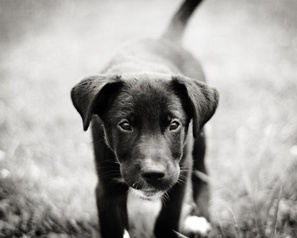
#> input picture b_w_dog.jpeg, 297 x 238 px, shrunk from 570 x 456 before the run
$ jupyter execute hist_tests.ipynb   (shell and % lines are left out)
#> lines starting #> are read from the running program, lines starting #| are printed output that depends on the picture
[cell 1]
import matplotlib.pyplot as plt
from skimage import io

[cell 2]
image = io.imread('b_w_dog.jpeg')
#> image is the input picture: shape (238, 297, 3); mean R, G, B 166.7, 165.5, 162.6

[cell 3]
hist = plt.hist(image.ravel(), bins = 256)
plt.show()
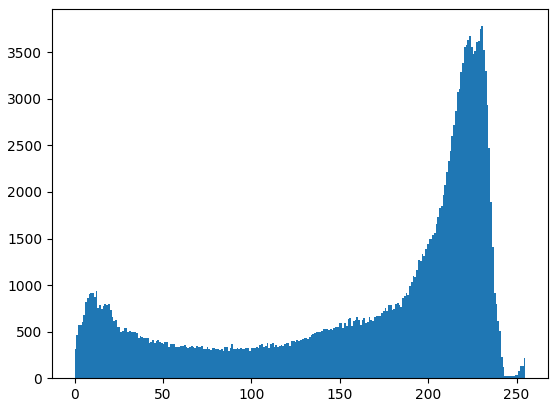
#> figure drawn by matplotlib, 1 panel; tallest bar 3780 high, from x = 230.1 to 231.1

[cell 4]
image_2 = io.imread('color_dog.jpeg')
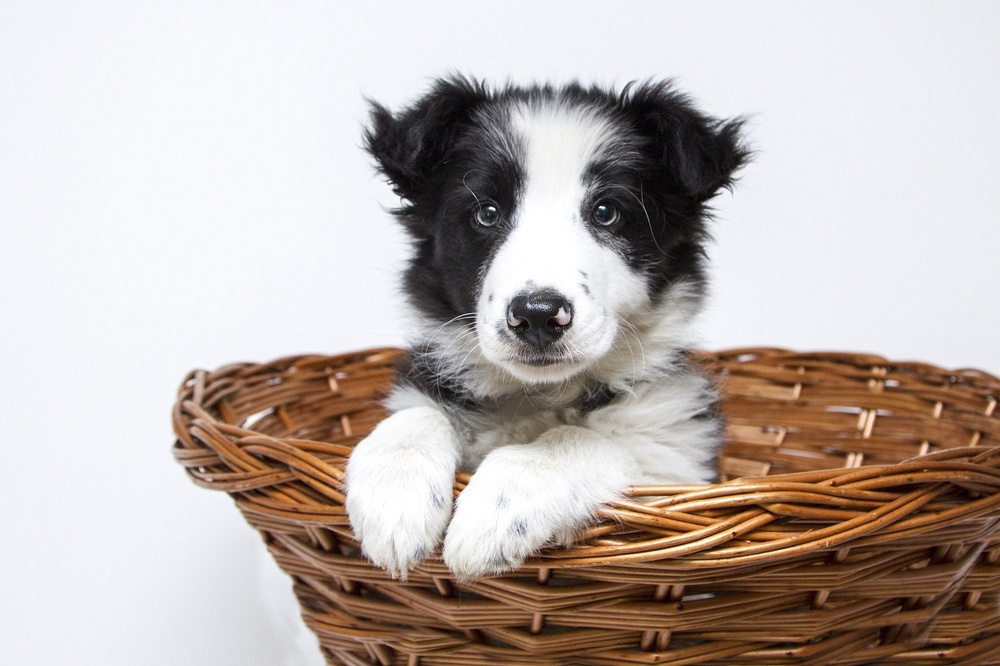
#> input picture color_dog.jpeg, 1000 x 666 px, shrunk from 1920 x 1279 before the run
#> image_2 is the input picture: shape (666, 1000, 3); mean R, G, B 189.3, 178.5, 173.6

[cell 5]
hist = plt.hist(image_2.ravel(), bins = 256, color = 'orange', )
hist = plt.hist(image_2[:, :, 0].ravel(), bins = 256, color = 'red', alpha = 0.5)
hist = plt.hist(image_2[:, :, 1].ravel(), bins = 256, color = 'Green', alpha = 0.5)
hist = plt.hist(image_2[:, :, 2].ravel(), bins = 256, color = 'Blue', alpha = 0.5)
hist = plt.xlabel('Intensity Value')
hist = plt.ylabel('Count')
hist = plt.legend(['Total', 'Red_Channel', 'Green_Channel', 'Blue_Channel'])
plt.show()
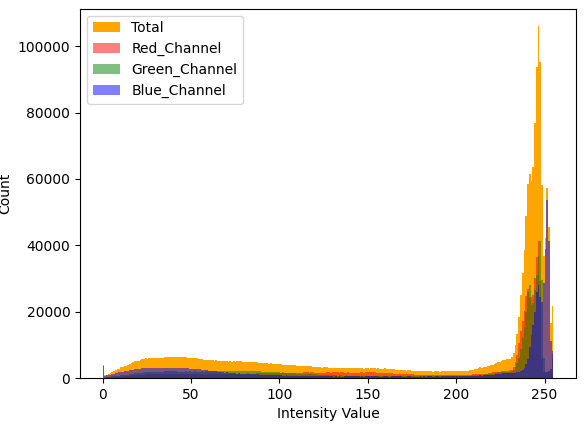
#> figure drawn by matplotlib, 1 panel; tallest bar 106014 high, from x = 246 to 247; tallest bar 41201 high, from x = 246 to 247; tallest bar 41342 high, from x = 247 to 248
